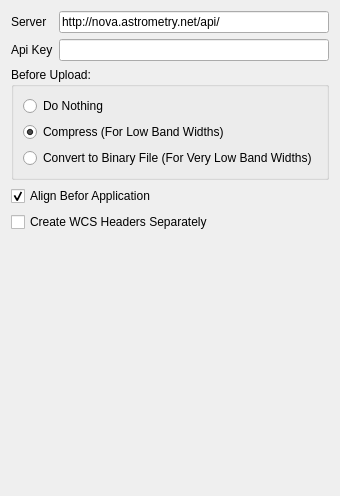
          <widget class="QWidget" name="tab_39">
           <attribute name="title">
            <string>WCS</string>
           </attribute>
           <layout class="QGridLayout" name="gridLayout_108">
            <item row="0" column="0">
             <widget class="QLabel" name="label_110">
              <property name="text">
               <string>Server</string>
              </property>
             </widget>
            </item>
            <item row="0" column="1">
             <widget class="QLineEdit" name="lineEdit_45">
              <property name="text">
               <string>http://nova.astrometry.net/api/</string>
              </property>
             </widget>
            </item>
            <item row="1" column="0">
             <widget class="QLabel" name="label_111">
              <property name="text">
               <string>Api Key</string>
              </property>
             </widget>
            </item>
            <item row="1" column="1">
             <widget class="QLineEdit" name="lineEdit_46"/>
            </item>
            <item row="2" column="0" colspan="2">
             <widget class="QGroupBox" name="groupBox_47">
              <property name="title">
               <string>Before Upload:</string>
              </property>
              <layout class="QGridLayout" name="gridLayout_109">
               <item row="0" column="0">
                <widget class="QRadioButton" name="radioButton_4">
                 <property name="text">
                  <string>Do Nothing</string>
                 </property>
                 <property name="checked">
                  <bool>false</bool>
                 </property>
                </widget>
               </item>
               <item row="1" column="0">
                <widget class="QRadioButton" name="radioButton_5">
                 <property name="text">
                  <string>Compress (For Low Band Widths)</string>
                 </property>
                 <property name="checked">
                  <bool>true</bool>
                 </property>
                </widget>
               </item>
               <item row="2" column="0">
                <widget class="QRadioButton" name="radioButton_6">
                 <property name="text">
                  <string>Convert to Binary File (For Very Low Band Widths)</string>
                 </property>
                </widget>
               </item>
              </layout>
             </widget>
            </item>
            <item row="3" column="0" colspan="2">
             <widget class="QCheckBox" name="checkBox_20">
              <property name="text">
               <string>Align Befor Application</string>
              </property>
              <property name="checked">
               <bool>true</bool>
              </property>
             </widget>
            </item>
            <item row="4" column="0" colspan="2">
             <widget class="QCheckBox" name="checkBox_21">
              <property name="text">
               <string>Create WCS Headers Separately</string>
              </property>
             </widget>
            </item>
            <item row="5" column="0" colspan="2">
             <spacer name="verticalSpacer_15">
              <property name="orientation">
               <enum>Qt::Vertical</enum>
              </property>
              <property name="sizeHint" stdset="0">
               <size>
                <width>20</width>
                <height>253</height>
               </size>
              </property>
             </spacer>
            </item>
           </layout>
          </widget>
